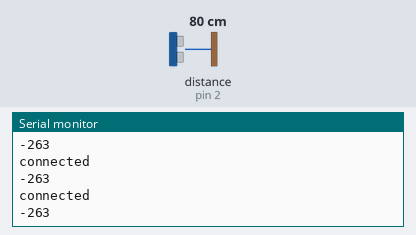
A sketch run on a simulated Arduino Uno, built for the host (arithmetic inside an expression is 32-bit, double 64-bit). Parts: the last lines printed to the serial monitor. Wiring (inferred from the names in the program): ultrasonic range finder: trigger pin 3; echo pin 2. The test bench sets the inputs (shaded band); at power-on: distance to the obstacle (sensor on pin 2) 80 cm. The echo pulse lasts 58.3 µs per cm; WiFi joins after 1.5 s; servers stay silent unless stated.

Above: at 1.2 s.
1.3 s: distance to the obstacle (sensor on pin 2) set to 2 cm
At 1.59 s:
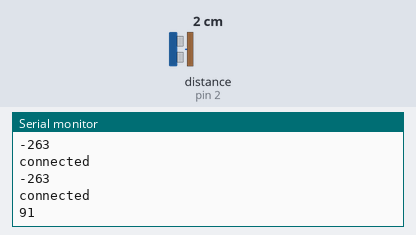
2.8 s: distance to the obstacle (sensor on pin 2) set to 4 cm
At 2.8 s:
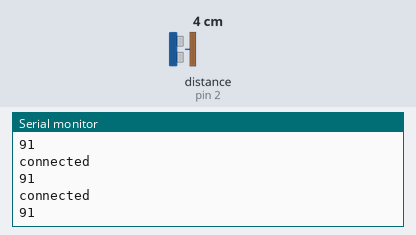
Timing chart, 0 to 5.8 s (numbered marks = the images above; inputs shaded):
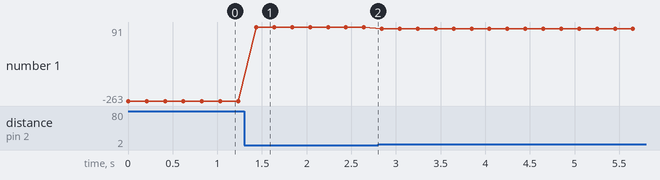

The sketch:

ultra_ethernet.ino
```cpp
#include <SPI.h>
#include <Ethernet.h>
#define echoPin  2// Echo Pin
#define trigPin 3 // Trigger Pin

long duration; // Duration used to calculate distance

byte mac[] = { 0x90, 0xA2, 0xDA, 0x0D, 0xFE, 0xD2 };
IPAddress ip(192, 168, 0 ,109);
byte gateway[] = { 192,168,0,1 };

byte server[] = { 192,168,0,104};

byte subnet[]={255,255,255,0};
EthernetClient client;
char url[30];
int val=40;
void setup()
{
Serial.begin(9600);
 pinMode(trigPin, OUTPUT);
 pinMode(echoPin, INPUT);
Ethernet.begin(mac, ip, gateway,subnet);
}

void loop()
{
  val=measure_water_level();

  Serial.println(val);
  //sprintf(url,"GET /tank.php?level=%d HTTP/1.1",val);
  //Serial.println(url);
  if (client.connect(server,80)) {  //starts client connection, checks for connection
    sprintf(url,"GET /tank.php?level=%d HTTP/1.1",val);
    Serial.println("connected");
    client.println(url);
    client.println( "Host: localhost");
    client.println();
   // delay(10);
    client.stop();
   }
  else {
    Serial.println("connection failed"); //error message if no client connect
    Serial.println();
   }

}

int measure_water_level()
{
  digitalWrite(trigPin, LOW);
 delayMicroseconds(2);

 digitalWrite(trigPin, HIGH);
 delayMicroseconds(10);

 digitalWrite(trigPin, LOW);
 duration = pulseIn(echoPin, HIGH);

float q=map(duration/29/2,0,22,100,0);
//Serial.print("water level value");
//Serial.println(q);
  return q;
}
```

Measured:
- after the input at 1.3 s, the serial monitor: prints a new line after 0.14 s (image 1)
- plotted number 1: -263 → 91 after the input at 1.3 s, 91 → 82 after the input at 2.8 s
